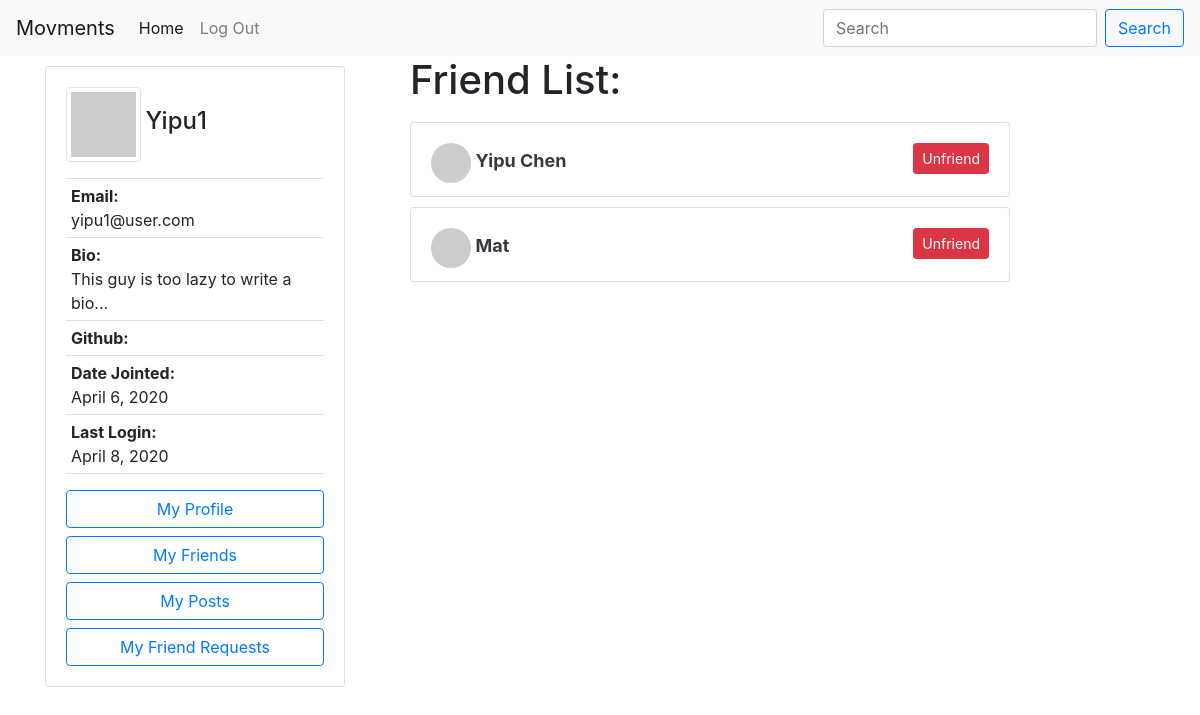
Screenshot of /author/77c2a6bb-bd7e-42d4-8b3f-ce74f28be9e5/friends/ (signed in) with the database file from the repository.
### accounts/models.py (models this page shows, shortened)
class Author(AbstractBaseUser):
    email=models.EmailField(
        verbose_name='email address',
        max_length=60,
        unique=True,
    )
    id = models.CharField(primary_key=True, default=uuid.uuid4().urn[9:], editable=False,max_length=100,unique=True)
    displayName = models.CharField(max_length=30)
    lastName = models.CharField(max_length=30, blank=True)
    firstName = models.CharField(max_length=30, blank=True)
    host = models.CharField(default=settings.HOSTNAME, max_length=100)
    url = models.CharField(default="", max_length=100)
    avatar = models.ImageField(upload_to='avatar/', default = 'avatar/default-avatar.png', blank=True, null=True)
    github = models.URLField(default="", max_length=100, null=True)
    bio = models.CharField(default="This guy is too lazy to write a bio...", max_length=200, blank=True, null=True)
    date_joined=models.DateField(verbose_name="date joined", auto_now=True)
    last_login=models.DateField(verbose_name="last login", auto_now=True)
    active=models.BooleanField(default=True)
    activated=models.BooleanField(default=False)
    node=models.BooleanField(default=False)
    admin=models.BooleanField(default=False)
    share=models.BooleanField(default=False)
    share_image=models.BooleanField(default=False)
    objects = AuthorManager()
    USERNAME_FIELD = 'email'
    REQUIRED_FIELDS = ['displayName', ]
    @property
    def is_activated(self):
        return self.activated

### friendship/models.py (models this page shows)
class Friend(models.Model):
    id = models.CharField(primary_key=True,max_length=100)
    displayName = models.CharField(max_length=30)
    host = models.CharField(max_length=100)
    url = models.CharField(max_length=100)
    def __str__(self):
        return self.displayName

### friendship/views.py (the view, shortened to what this page needs)
# urls.py: path('author/<str:author_id>/friends/', views.GetFriendsListView.as_view(), name='get friends list'),
class GetFriendsListView(APIView):
    permission_classes = [IsActivated]
    def get(self, request, author_id, format=None):
        try:
            context = {
                'author': request.user,
                'friends': [],
                'friend_requests': None
            }
            context['friends'] = getAllFriends(author_id)
            friend = Friend.objects.filter(id=request.user.id)
            friend = Friend.objects.get(id=request.user.id)
            friend_requests = FriendRequest.objects.filter(author_to=friend)
            context['friend_requests'] = friend_requests
            return render(request, 'friendship/friends_list.html', context)
        except Exception as e:
            return HttpResponseServerError(e)

### accounts/permissions.py (called while the page is built)
    def has_permission(self, request, view):
        if request.method in self.safe_method:
            if request.user and request.user.is_authenticated:
                return request.user.is_activated
        return False

### friendship/helper_functions.py (called while the page is built)
def getAllFriends(author_id):
    friends = []
    try:
        print("Here")
        author = Friend.objects.get(id=author_id)
        friendships = Friendship.objects.filter(
            Q(author_a=author) | Q(author_b=author))
        print("here2")
        for friendship in friendships:
            if friendship.author_a == author:
                friends.append(friendship.author_b)
            else:
                friends.append(friendship.author_a)
    except Exception as e:
            print(e)
    print(friends)
    return friends

### friendship/templates/friendship/friends_list.html (shortened to what this page needs)
<!DOCTYPE html>
<html >
    {% include 'posting/base.html' %}
    <body>
            {% include 'posting/navbar.html' %}
            <div class="container">
                <div class="row">
                    <div class="col-4">
                        {% if author.is_authenticated %}
                        <div class="short-profile">
                            {% include 'posting/profile-card.html' with request=request %}
                        </div>
                        {% endif %}
                    </div>
                    <div class="col-8">
                        <div class="row">
                                <h1>Friend List:</h1>
                                {% if friends %}
                                <ul style="padding: 0; list-style-type: none;">
                                {% for friend in friends %}
                                <li id='list'>
                                    {% include 'friendship/friend_card.html' with friend=friend %}
                                </li>
                                {% endfor %}
                                </ul>
                                {% else %}
                                <h1 style="margin-left: 10px;">No friends</h1>
                                {% endif %}
                        </div>
                    </div>
                </div>
            </div>
    </body>
</html>

### posting/templates/posting/profile-card.html (shortened to what this page needs)
<div class="card  position-fixed" style="width: 300px;">
    <div class="card-body">
    <img src="https://avatars.dicebear.com/v2/jdenticon/{{ request.user.displayName }}.svg" id="imgProfile" style="width: 75px; height: 75px" class="img-thumbnail" />
    <h4 class="card-title" style="display: inline;">{{request.user.displayName }}</h4>
    <p class="card-text">
        <ul class="list-group list-group-flush" >
            <li  class="list-group-item" style="padding: 5px;"><span style="font-weight: bold;">Email:</span><br>{{ request.user.email }}</li>
            <li  class="list-group-item" style="padding: 5px;"><span style="font-weight: bold;">Bio:</span><br>{{ request.user.bio }}</li>
            <li  class="list-group-item" style="padding: 5px;"><span style="font-weight: bold;">Github:</span><br>{{ request.user.github }}</li>
            <li  class="list-group-item" style="padding: 5px;"><span style="font-weight: bold;">Date Jointed:</span><br> {{ request.user.date_joined }}</li>
            <li  class="list-group-item" style="padding: 5px;"><span style="font-weight: bold;">Last Login:</span><br>{{ request.user.last_login }}</li>
        </ul>
    </p>
    <div id="user-menu">
        <a href="{% url 'accounts:view profile' request.user.id %}" class="btn btn-outline-primary btn-block">My Profile</a>
        <a href="{% url 'friendship:get friends list' request.user.id %}" class="btn btn-outline-primary btn-block">My Friends</a>
        <a href="{% url 'posting:view user posts' request.user.id %}" class="btn btn-outline-primary btn-block">My Posts</a>
    </div>
    </div>
</div>

### friendship/templates/friendship/friend_card.html (shortened to what this page needs)
<form action="{% url 'friendship:delete friend' %}" method='POST'> {% csrf_token %}
<div class="card" style="width: 600px; height: 75px;">
    <div class="card-body">
            <img src="https://avatars.dicebear.com/v2/jdenticon/{{ friend.displayName }}.svg" id="imgProfile" style="width: 40px; height: 40px ;border-radius:50%;"/>
            <a href="{% url 'accounts:view profile' friend.id %}" class="text-dark font-weight-bold" style="text-decoration: none; font-size: large; display: inline;"> {{ friend.displayName }} </a>
            <input type="submit" class="btn btn-danger btn-sm float-right" value="Unfriend"></input>
    </div>
</div>
</form>

### posting/templates/posting/base.html (style rules this page uses)
#list { padding: 0; list-style-type: none; margin-top: 10px; margin-bottom: 10px; }
.card { margin-top: 10px; }

### rows the page displays
Author: user.displayName "Yipu1", user.email "yipu1@user.com", user.bio "This guy is too lazy to write a bio...", user.date_joined "April 6, 2020", user.last_login "April 8, 2020"
Friend: displayName "Yipu Chen"
Friend: displayName "Mat"
